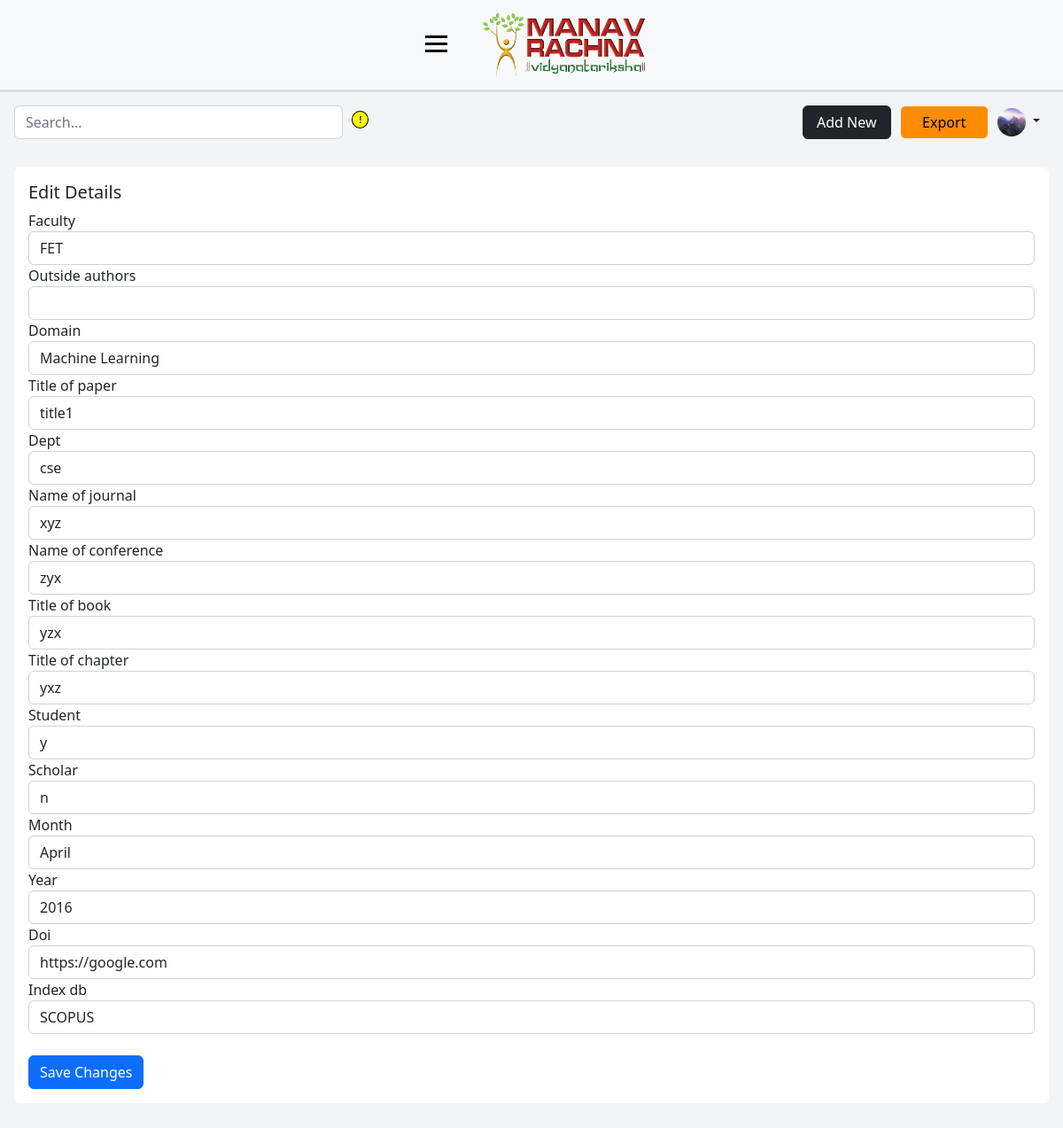
Page /paper/301/edit/ (signed in) on the committed database.
### dashboard/models.py (models this page shows, shortened)
class Profile(models.Model):
    user = models.OneToOneField(User, on_delete=models.CASCADE)
    pfp = models.ImageField(default='default.jpg', upload_to='profile_pics')
    designation = models.CharField(max_length=20, blank=True)
    scopus_id = models.CharField(max_length=50, blank=True)
    wos_id = models.CharField(max_length=50, blank=True)
    citation_count = models.CharField(max_length=50, blank=True)
    month_year = models.CharField(max_length=50, blank=True)
    dept = models.CharField(max_length=7, blank=True)
    orcid_id = models.CharField(max_length=50, blank=True)
    vidwan_id = models.CharField(max_length=50, blank=True)
    h_index = models.CharField(max_length=10, blank=True)
    i_index = models.CharField(max_length=10, blank=True)
    is_new = models.BooleanField(default=True)

class ResearchPaper(models.Model):
    users_associated = models.ManyToManyField(User)
    faculty = models.CharField(max_length=5, blank=True)
    authors = models.CharField(max_length=200, null=False, blank=False)
    outside_authors = models.CharField(max_length=200, blank=True)
    domain = models.CharField(max_length=255, blank=True)
    title_of_paper = models.CharField(max_length=255, blank=True)
    dept = models.CharField(max_length=50, blank=True)
    name_of_journal = models.CharField(max_length=255, blank=True)
    name_of_conference = models.CharField(max_length=255, blank=True)
    title_of_book = models.CharField(max_length=255, blank=True)
    title_of_chapter = models.CharField(max_length=255, blank=True)
    student = models.CharField(max_length=3, blank=True)
    scholar = models.CharField(max_length=3, blank=True)
    month = models.CharField(max_length=15, blank=True)
    year = models.CharField(max_length=15, blank=True)
    doi = models.URLField(blank=True)
    index_db = models.CharField(max_length=50, blank=True)

### dashboard/views.py (the view)
# urls.py: path('paper/<int:pk>/edit/', UpdatePaperView.as_view(), name='dashboard-edit'),
class UpdatePaperView(LoginRequiredMixin, UserPassesTestMixin, UpdateView):
    model = ResearchPaper
    fields = [ 'faculty', 'outside_authors', 'domain', 'title_of_paper', 'dept', 'name_of_journal', 'name_of_conference', 'title_of_book', 'title_of_chapter', 'student', 'scholar', 'month', 'year', 'doi', 'index_db']
    def test_func(self):
        paper = self.get_object()
        if self.request.user in paper.users_associated.all() or is_admin(self.request.user): #type:ignore
            return True
        return False
    template_name = 'dashboard/paper_edit.html'

### dashboard/templates/dashboard/paper_edit.html (shortened to what this page needs)
{% extends 'dashboard/base.html' %}
{% load crispy_forms_tags %}
{% block main %}
<div class="col m-3">
  <div class="card border-0">
    <div class="card-body">
        <h5 class="card-title">Edit Details</h5>
        <form method="POST" class="form-group">
            <div class="row md-3">
                {{ form|crispy }}
            </div>
            <br>
            <button type="submit" class="btn btn-primary" value="Save">Save Changes</button>
        </form>
    </div>
  </div>
</div>
{% endblock main %}

### dashboard/templates/dashboard/base.html (shortened to what this page needs)
{% load static %}
<!DOCTYPE html>
<html lang="en">
  <head>
    <link href="https://cdn.jsdelivr.net/npm/bootstrap@5.2.2/dist/css/bootstrap.min.css" rel="stylesheet">
    <link rel="stylesheet" href="{% static 'dashboard/css_base/style.css' %}">
  </head>
  <body>
    <div class="wrapper">
        <div class="bg-light nav-header">
            <div class="mr-logo-navbar">
                <div class="logo-navbar-ham">
                    <div class="hamburger">
                        <span class="bar"></span>
                        <span class="bar"></span>
                        <span class="bar"></span>
                    </div>
                    <div class="mr-logo-navbar-img">
                        <a href="/">
                            <img class="img-fluid" src="{% static 'dashboard/img/mr-logo.png' %}" width="200" height="80">
                        </a>
                    </div>
                </div>
            </div>
        </div>
        <div class="dashboard-wrapper">
            <div id="navbar-main" class="search-profile">
                <div class="search-bar-entry">
                    <form method="GET" id="search-bar" class=" custom-js-hover" role="search" action="{% url 'dashboard-home' %}">
                        <div class="custom-js-hover" >
                            <input name="search-result" id="search-input" type="search" class="form-control "  placeholder="Search..." aria-label="Search" >
                            <div class="custom-js-button" >
                                <p>!</p>
                            </div>
                        </div>
                    </form>
                </div>
                <div class="profile-info">
                    <div class="col buttons">
                        <a id="add-paper-btn" href="{% url 'dashboard-addpaper' %}" class="btn btn-dark" role="button">Add New</a>
                    </div>
                    <div class="col buttons export-btn">
                        <a id="add-paper-btn" href="{% url 'dashboard-export' %}" class="btn btn-light border-1" role="button">Export</a>
                    </div>
                    <div class="col profile-menu">
                        <div class="dropdown text-end">
                            <a href="#" class="d-block link-dark text-decoration-none dropdown-toggle" data-bs-toggle="dropdown" aria-expanded="false" data-bs-offset="10,20">
                                <img src="{{ user.profile.pfp.url }}" alt="mdo" width="32" height="32" class="rounded-circle">
                            </a>
                        </div>
                    </div>
                </div>
            </div>
            <div class=" py-3  ">
              {% block main %}{% endblock %}
            </div>
        </div>
    </div>
</body>

### dashboard/static/dashboard/css_base/style.css (style rules this page uses)
* { padding: 0; margin: 0; }
body { min-height: 100vh; background-color: #f2f4f6; }
.wrapper { display: flex; flex-direction: column; }
.nav-header { display: flex; justify-content: center; z-index: 999; box-shadow: 0px 0px 0px 3px rgba(0,0,0,0.1); }
.mr-logo-navbar { display: flex; flex-direction: column; align-items: center; }
.logo-navbar-ham { display: flex; }
.mr-logo-navbar-img { padding-top: 10px; padding-bottom: 10px; }
.hamburger { display: block; cursor: pointer; padding-left: 20px; padding-right: 36px; padding-top: 35px; }
.bar { display: block; width: 25px; height: 3px; margin: 5px auto; transition: all .3s ease-in-out; background-color: #000; }
.dashboard-wrapper { display: flex; flex-direction: column; }
.search-profile { display: flex; justify-content: space-between; min-width: 100vh; padding-top: 1.5%; }
.profile-info { display: flex; align-items: center; padding-right: 1em; }
.profile-menu, .buttons { padding-right: 10px; }
.export-btn a { background-color: darkorange; }
.custom-js-button p { font-size: 10px; padding-left: 7px; padding-top: 2px; }
.custom-js-hover { display: flex; width: 100%; }
.search-bar-entry { padding-left: 1em; }
.custom-js-button { cursor: help; background-color: yellow; border: 1px solid black; width: 20px; height: 20px; border-radius: 50%; font-weight: bold; margin-left: 10px; margin-top: 6px; position: relative; }
#add-paper-btn { width: 100px; }
#search-bar { width: 400px; }

### rows in the picture
ResearchPaper: faculty "FET", domain "Machine Learning", title_of_paper "title1", dept "cse", name_of_journal "xyz", name_of_conference "zyx", title_of_book "yzx", title_of_chapter "yxz", student "y", scholar "n", month "April", year "2016", doi "https://google.com", index_db "SCOPUS"
